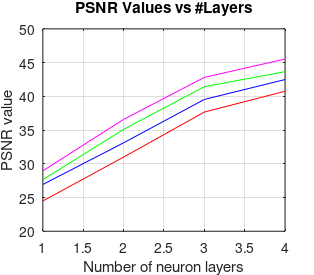

Recreate this plot in MATLAB.
% Script que genera la grafica del PSNR:
layers = [1 2 3 4];
mseBaboon = [24.49 30.99 37.67 40.75];
mseHouse = [27.65 35.10 41.43 43.66 ];
mseLake = [26.94 33.11 39.54 42.49];
mseLena = [28.96 36.58 42.81 45.53];


% plot(layers, mseBaboon,'-s','MarkerSize',5,...
%     'MarkerEdgeColor','red','MarkerFaceColor','red', 'color', 'red')
% hold on,
% plot(layers, mseHouse,'-o','MarkerSize',5,...
%    'MarkerEdgeColor','green','MarkerFaceColor','green', 'color', 'green')
% 
% plot(layers, mseLake,'-^','MarkerSize',5,...
%     'MarkerEdgeColor','blue','MarkerFaceColor','blue', 'color', 'blue')
% plot(layers, mseLena,'-v','MarkerSize',5,...
%     'MarkerEdgeColor','mag','MarkerFaceColor','mag', 'color', 'mag')

plot(layers, mseBaboon,'color', 'red')
hold on,
plot(layers, mseHouse, 'color', 'green')

plot(layers, mseLake, 'color', 'blue')
plot(layers, mseLena, 'color', 'mag')

% plot(layers, mseBaboon)
% hold on,
% plot(layers, mseHouse)
% 
% plot(layers, mseLake)
% plot(layers, mseLena)

%legend({'Baboon','House','Lake','Lena'},'Location','southeast')

xlabel('Number of neuron layers')
ylabel('PSNR value')

title('PSNR Values vs #Layers')

grid

set(gcf,'PaperUnits','centimeters');
set(gcf,'PaperOrientation','portrait');
set(gcf,'PaperPositionMode','manual');
set(gcf,'PaperSize',[8 7]);
set(gcf,'PaperPosition',[0 0 8 7]);
set(gca,'fontsize',10);
%saveas(gcf,'Mifigura.fig','fig');
saveas(gcf,'graficaPSNRPoda.pdf','pdf');

%plot(layers, mseBaboon, layers, mseHouse,layers, mseLake,layers, mseLena), legend('Baboon','House','Lake','Lena');